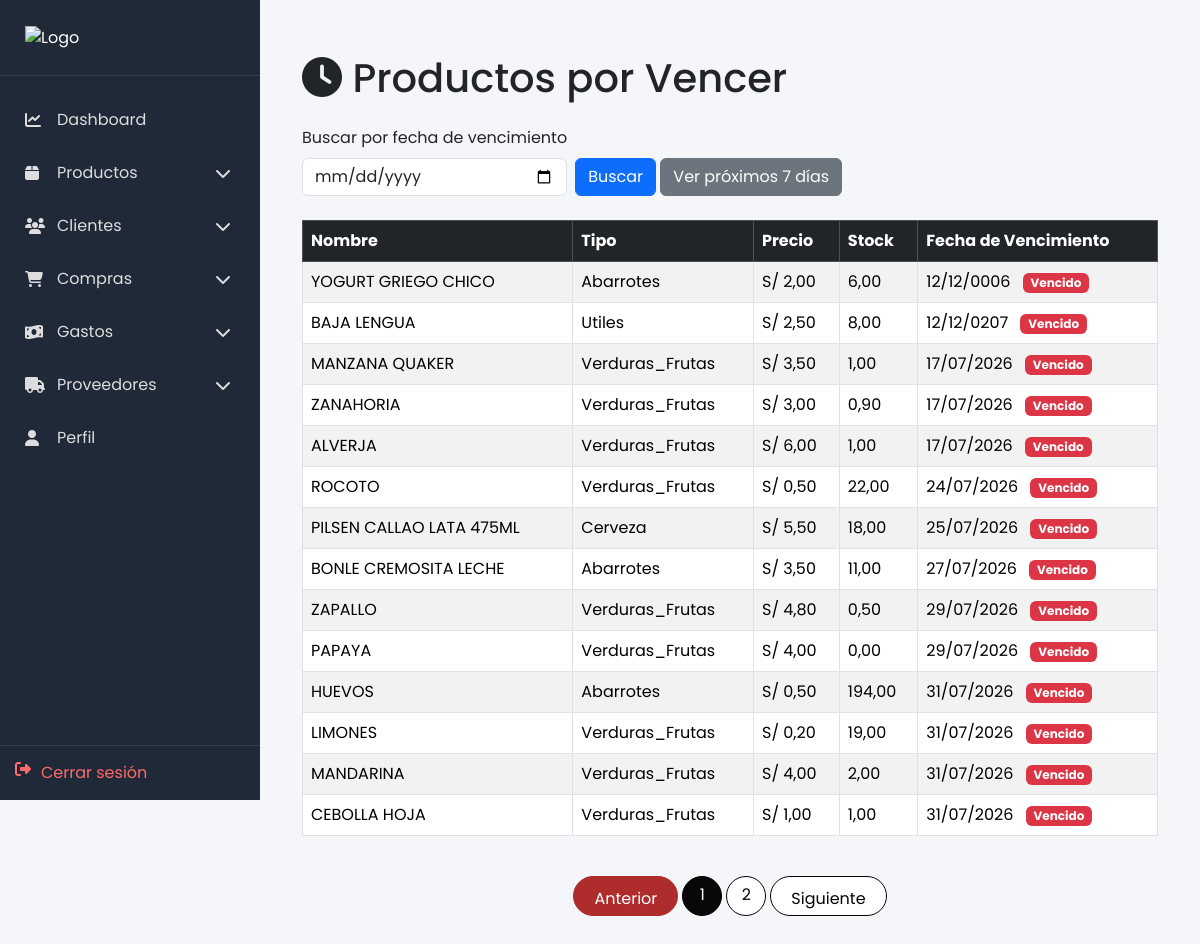
Page /productos/vencer/ on the earlier database version.
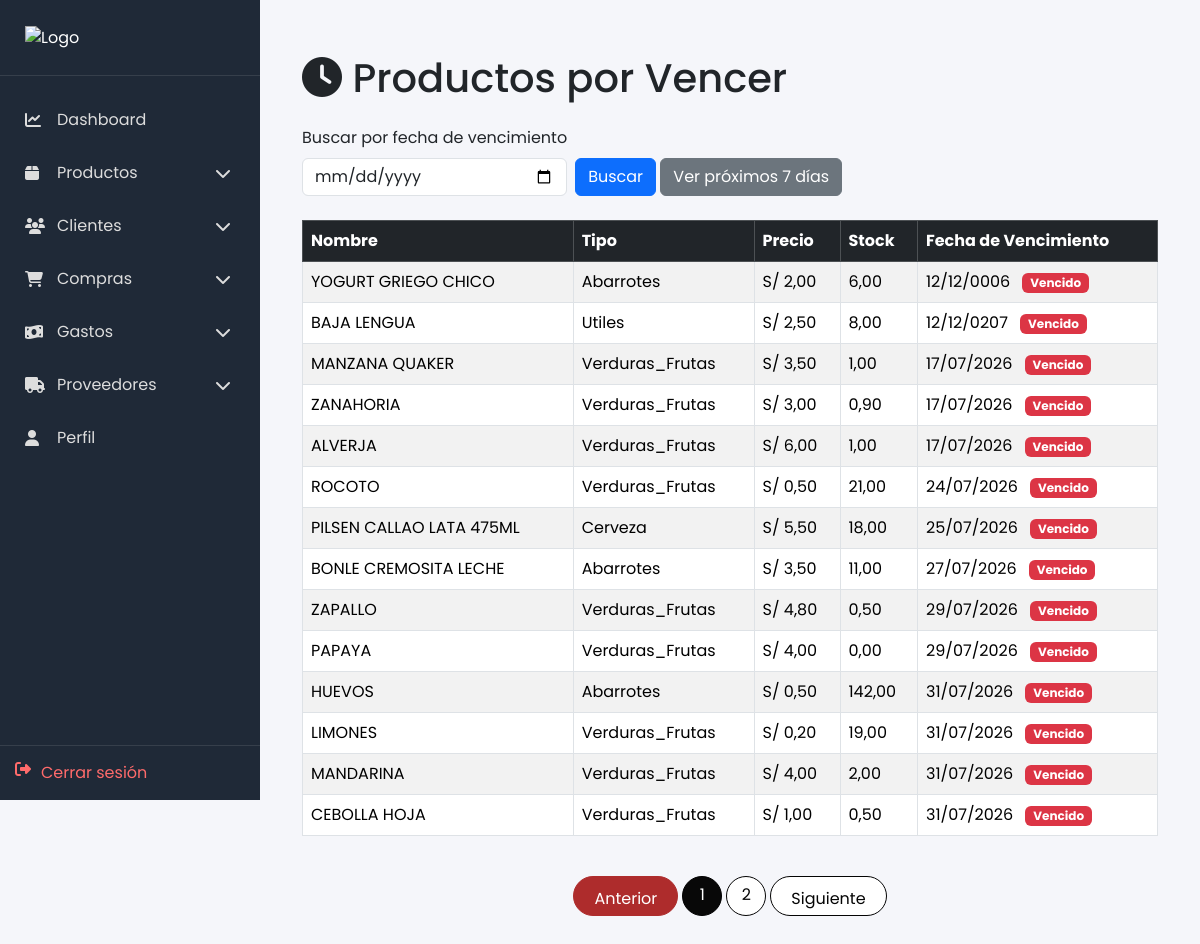
Same page on the later database version.
### productos/models.py (models this page shows, shortened)
class Producto(models.Model):
    nombre = models.CharField(max_length=200)
    precio = models.DecimalField(max_digits=10, decimal_places=2)
    costo = models.DecimalField(max_digits=10, decimal_places=2, default=0.00)
    stock = models.DecimalField(max_digits=10, decimal_places=2, default=0.00)
    tipoProducto = models.CharField(max_length=100)
    unidadMedida = models.CharField(max_length=50, blank=True)
    fechaVencimiento = models.DateField(blank=True, null=True)
    detalle = models.TextField(blank=True)
    imagen = models.CharField(max_length=255, blank=True)
    created_at = models.DateTimeField(auto_now_add=True)
    updated_at = models.DateTimeField(auto_now=True)

### productos/views.py (the view)
# urls.py: path('vencer/', views.productos_vencer, name='productos_vencer'),
def productos_vencer(request):
	fecha_str = request.GET.get('fecha', '').strip()
	hoy = timezone.now().date()
	hasta = hoy + datetime.timedelta(days=7)
	productos = Producto.objects.filter(fechaVencimiento__isnull=False)
	if fecha_str:
		try:
			fecha = datetime.datetime.strptime(fecha_str, '%Y-%m-%d').date()
			productos = productos.filter(fechaVencimiento=fecha).order_by('fechaVencimiento')
		except ValueError:
			messages.warning(request, 'Formato de fecha inválido. Usa YYYY-MM-DD.')
			productos = Producto.objects.none()
	else:
		productos = productos.filter(fechaVencimiento__lte=hasta).order_by('fechaVencimiento')
	paginator = Paginator(productos, 14)
	page_number = request.GET.get('page')
	page_obj = paginator.get_page(page_number)
	return render(request, 'productos/productos_vencer.html', {
		'page_obj': page_obj,
		'fecha_busqueda': fecha_str,
		'hoy': hoy,
		'hasta': hasta,
	})

### productos/templates/productos/productos_vencer.html (shortened to what this page needs)
{% extends 'base_admin.html' %}
{% block content %}
<br>
<div class="container">
	<h1 class="mb-4"><i class="fas fa-clock"></i> Productos por Vencer</h1>
	<form method="get" class="row g-2 mb-4">
		<div class="col-auto">
			<label for="fecha" class="form-label">Buscar por fecha de vencimiento</label>
			<input type="date" id="fecha" name="fecha" class="form-control" value="{{ fecha_busqueda }}">
		</div>
		<div class="col-auto align-self-end">
			<button type="submit" class="btn btn-primary mt-2">Buscar</button>
			<a href="{% url 'productos_vencer' %}" class="btn btn-secondary mt-2">Ver próximos 7 días</a>
		</div>
	</form>
	{% if page_obj and page_obj.object_list %}
		<div class="table-responsive">
			<table class="table table-striped table-hover table-bordered">
				<thead class="table-dark">
					<tr>
						<th>Nombre</th>
						<th>Tipo</th>
						<th>Precio</th>
						<th>Stock</th>
						<th>Fecha de Vencimiento</th>
					</tr>
				</thead>
				<tbody>
					{% for producto in page_obj.object_list %}
					<tr>
						<td>{{ producto.nombre }}</td>
						<td>{{ producto.tipoProducto }}</td>
						<td>S/ {{ producto.precio }}</td>
						<td>{{ producto.stock }}</td>
						<td>
							{{ producto.fechaVencimiento|date:'d/m/Y' }}
							{% if producto.fechaVencimiento < hoy %}
								<span class="badge bg-danger text-white ms-2">Vencido</span>
							{% elif producto.fechaVencimiento <= hasta %}
								<span class="badge bg-warning text-dark ms-2">Próximo</span>
							{% endif %}
						</td>
					</tr>
					{% endfor %}
				</tbody>
			</table>
		</div>
		<nav aria-label="Paginación" class="mt-4">
            <ul class="pagination justify-content-center">
                {% if page_obj.has_previous %}
                <li class="page-item">
                    <a class="page-link" href="?q={{ query }}&tipo={{ tipo }}&page={{ page_obj.previous_page_number }}">Anterior</a>
                </li>
                {% else %}
                <li class="page-item disabled"><span class="page-link">Anterior</span></li>
                {% endif %}
                {% for num in page_obj.paginator.page_range %}
                {% if num == page_obj.number %}
                    <li class="page-item active"><span class="page-link">{{ num }}</span></li>
                {% elif num >= page_obj.number|add:'-2' and num <= page_obj.number|add:'2' %}
                    <li class="page-item"><a class="page-link" href="?q={{ query }}&tipo={{ tipo }}&page={{ num }}">{{ num }}</a></li>
                {% endif %}
                {% endfor %}
                {% if page_obj.has_next %}
                <li class="page-item">
                    <a class="page-link" href="?q={{ query }}&tipo={{ tipo }}&page={{ page_obj.next_page_number }}">Siguiente</a>
                </li>
                {% else %}
                <li class="page-item disabled"><span class="page-link">Siguiente</span></li>
                {% endif %}
            </ul>
        </nav>
	{% else %}
		<div class="alert alert-info">No hay productos con fecha de vencimiento en el rango seleccionado.</div>
	{% endif %}
</div>
<br>
{% endblock %}

Differences in the rows shown:
changed Producto "ROCOTO": stock "22,00" → "21,00"
changed Producto "HUEVOS": stock "194,00" → "142,00"
changed Producto "CEBOLLA HOJA": stock "1,00" → "0,50"
